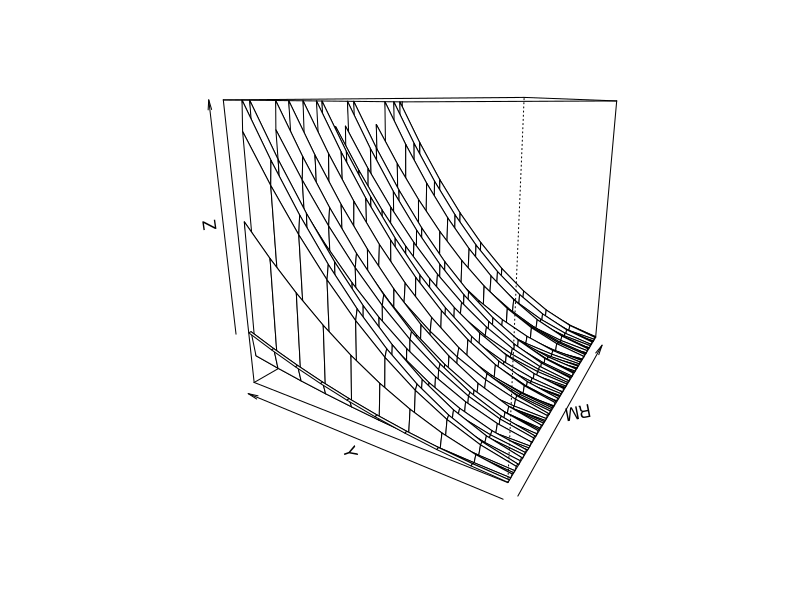
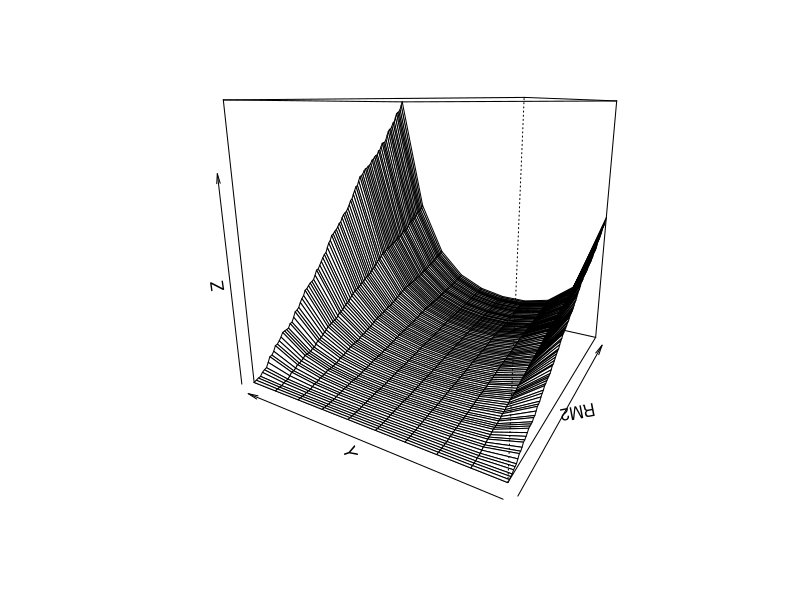

Generate these figures, in order, with R:
# PanoPlot <- function(input,amount,save){
#   for (i in 1:amount){
#     if(save)
#       png(filename,width = 1366,height = 768)
#     persp(input,theta = (360/amount)*i)#,xlab = "X", theta = -60,ylab = "Y", zlab = "Z",ticktype = "detailed")
#     filename <- paste("mygraph_",i,".png",sep="")
#     if(save)
#       dev.off()
#   }
# }

RV <- sample(10,100,replace = TRUE) # form a matrix full of random integers
RM <- matrix(0,100,10) # declare and initialize a matrix to fill later, 100 rows, 10 columns

for (i in 1:10){
  RM[,i] <- RV*i*i # fill each column with random integers but increase by square at each step
}

init <- 100 # starting point on y axis
RM2 <- matrix(0,100,10) # declare and initialize a matrix to fill later, 100 rows, 10 columns
for (n in 1:10){
  RV <- RV*(n/5)
  for (m in 1:100){
    RM2[m,n] <- init # set the starting point
    init <- init + RV[m] # randomly increase at each step
  }
  init <- 100 # reset at the end of the column
}
# PanoPlot(RM[,i],2,save = FALSE)

png("mygraph1.png",width = 1366,height = 768)
persp(RM,theta = -60)
dev.off()

png("mygraph2.png",width = 1366,height = 768)
persp(RM2,theta = -60)
dev.off()